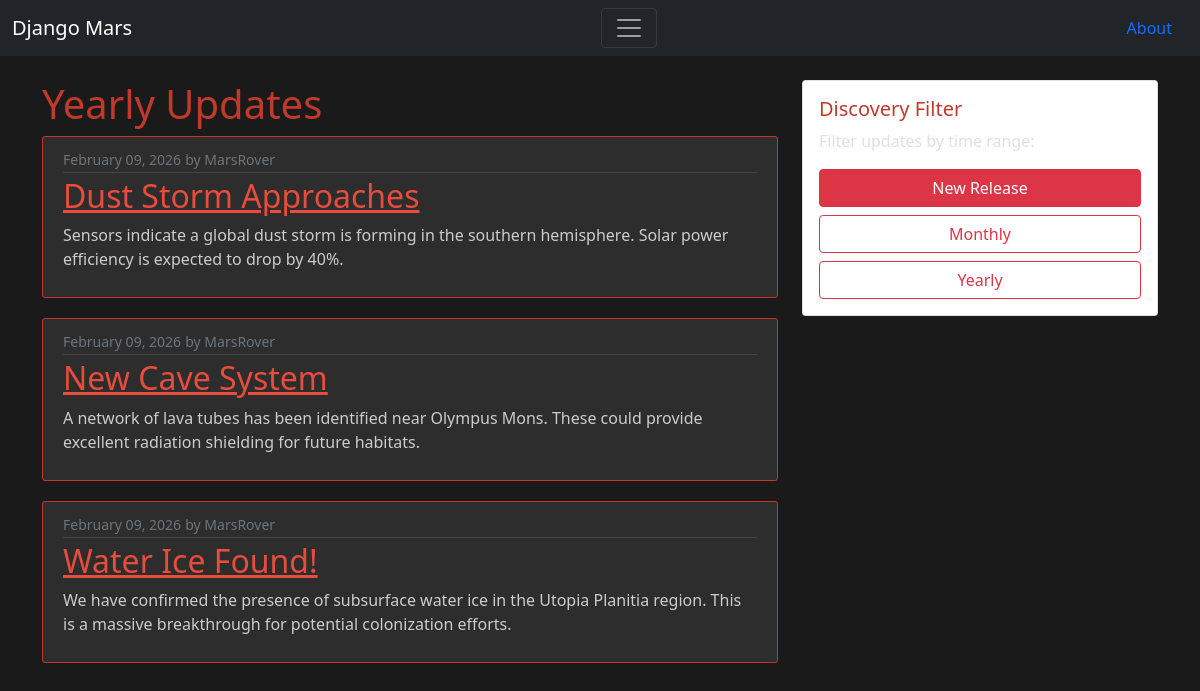
The page /mars/news/yearly on the database its author committed.
### mars/models.py (models this page shows, shortened)
class Discovery(models.Model):
    title = models.CharField(max_length=100)
    content = models.TextField()
    date_posted = models.DateTimeField(default=timezone.now)
    author = models.ForeignKey(User, on_delete=models.CASCADE)

### mars/views.py (the view)
# urls.py: path('news/yearly', views.yearly_news, name='yearly-news'),
def yearly_news(request):
    end_date = timezone.now()
    start_date = end_date - timedelta(days=365)
    year_discoveries = Discovery.objects.filter(date_posted__range=(start_date, end_date)).order_by('-date_posted')
    return render(request, "mars/news.html", {'discoveries': year_discoveries, 'filter_title': 'Yearly Updates'})

### mars/templates/mars/news.html
{% extends "mars/base.html" %}
{% block content %}
<h1>{% if filter_title %}{{ filter_title }}{% else %}Latest Martian Discoveries{% endif %}</h1>
{% for post in discoveries %}
<article class="media content-section">
    <div class="media-body">
        <div class="article-metadata">
            <small class="text-muted">{{ post.date_posted|date:"F d, Y" }}</small>
            <small class="text-muted">by {{ post.author }}</small>
        </div>
        <h2><a class="article-title" href="#">{{ post.title }}</a></h2>
        <p class="article-content">{{ post.content }}</p>
    </div>
</article>
{% endfor %}
{% endblock content %}

### mars/static/mars/main.css (style rules this page uses)
body { background: #1a1a1a; color: #e0e0e0; margin-top: 5rem; }
h1, h2, h3, h4, h5, h6 { color: #c0392b; }
.content-section { background: #2d2d2d; padding: 10px 20px; border: 1px solid #c0392b; border-radius: 3px; margin-bottom: 20px; }
.article-title { color: #e74c3c; }
.article-content { white-space: pre-line; color: #cccccc; }
.article-metadata { padding-bottom: 1px; margin-bottom: 4px; border-bottom: 1px solid #444; }

### rows shown on the page
Discovery: date_posted "February 09, 2026", author "MarsRover", title "Dust Storm Approaches", content "Sensors indicate a global dust storm is forming in the southern hemisphere. Solar power efficiency is expected to drop by 40%."
Discovery: date_posted "February 09, 2026", author "MarsRover", title "New Cave System", content "A network of lava tubes has been identified near Olympus Mons. These could provide excellent radiation shielding for future habitats."
Discovery: date_posted "February 09, 2026", author "MarsRover", title "Water Ice Found!", content "We have confirmed the presence of subsurface water ice in the Utopia Planitia region. This is a massive breakthrough for potential colonization efforts."

### other values the page prints
{{ filter_title }} "Yearly Updates"
